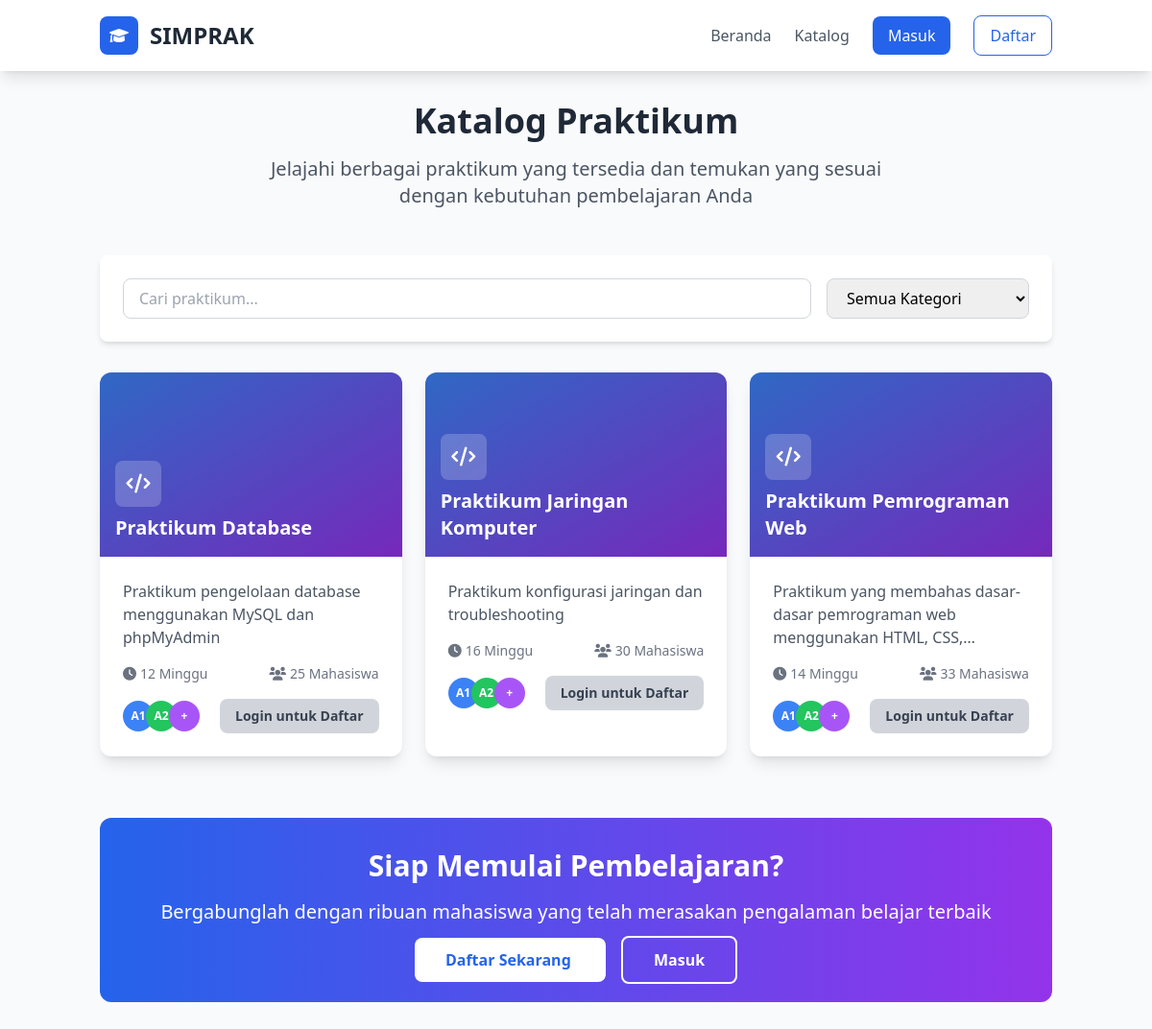
The app's page /katalog_praktikum.php with its own data.
### tables this page shows
CREATE TABLE `praktikum` (
  `id` int(11) NOT NULL,
  `asisten_id` int(11) NOT NULL,
  `nama` varchar(100) NOT NULL,
  `deskripsi` text NOT NULL,
  `durasi` varchar(50) DEFAULT NULL,
  `created_at` timestamp NOT NULL DEFAULT current_timestamp()
);

### katalog_praktikum.php (the view, shortened to what this page needs)
<?php
require_once 'config.php';
include 'index/indexheader.php';
$sql = "SELECT * FROM praktikum ORDER BY nama";
$result = $conn->query($sql);
?>
<div class="min-h-screen bg-gray-50">
    <div class="container mx-auto px-4 py-8">
        <div class="text-center mb-12">
            <h1 class="text-4xl font-bold text-gray-800 mb-4">Katalog Praktikum</h1>
            <p class="text-xl text-gray-600 max-w-2xl mx-auto">Jelajahi berbagai praktikum yang tersedia dan temukan yang sesuai dengan kebutuhan pembelajaran Anda</p>
        </div>
        <div class="mb-8">
            <div class="bg-white rounded-lg shadow-md p-6">
                <div class="flex flex-col md:flex-row gap-4">
                    <div class="flex-1">
                        <input type="text" id="searchInput" placeholder="Cari praktikum..."
                               class="w-full px-4 py-2 border border-gray-300 rounded-lg focus:ring-2 focus:ring-blue-500 focus:border-transparent">
                    </div>
                    <select id="categoryFilter" class="px-4 py-2 border border-gray-300 rounded-lg focus:ring-2 focus:ring-blue-500 focus:border-transparent">
                        <option value="">Semua Kategori</option>
                    </select>
                </div>
            </div>
        </div>
        <?php if ($result->num_rows > 0): ?>
        <div class="grid md:grid-cols-2 lg:grid-cols-3 gap-6" id="praktikumGrid">
            <?php while ($praktikum = $result->fetch_assoc()): ?>
            <div class="bg-white rounded-xl shadow-lg overflow-hidden card-hover praktikum-card"
                 data-name="<?= strtolower(htmlspecialchars($praktikum['nama'])) ?>">
                <div class="h-48 bg-gradient-to-br from-blue-500 to-purple-600 relative">
                    <div class="absolute inset-0 bg-black bg-opacity-20"></div>
                    <div class="absolute bottom-4 left-4 text-white">
                        <div class="w-12 h-12 bg-white bg-opacity-20 rounded-lg flex items-center justify-center mb-2">
                            <i class="fas fa-code text-xl"></i>
                        </div>
                        <h3 class="text-xl font-bold"><?= htmlspecialchars($praktikum['nama']) ?></h3>
                    </div>
                </div>
                <div class="p-6">
                    <p class="text-gray-600 mb-4 line-clamp-3"><?= htmlspecialchars($praktikum['deskripsi'] ?? 'Deskripsi praktikum akan segera tersedia.') ?></p>
                    <div class="flex items-center justify-between mb-4">
                        <div class="flex items-center text-sm text-gray-500">
                            <i class="fas fa-clock mr-1"></i>
                            <span><?= htmlspecialchars($praktikum['durasi'] ?? '8 Minggu') ?></span>
                        </div>
                        <div class="flex items-center text-sm text-gray-500">
                            <i class="fas fa-users mr-1"></i>
                            <span><?= rand(20, 50) ?> Mahasiswa</span>
                        </div>
                    </div>
                    <div class="flex items-center justify-between">
                        <div class="flex -space-x-2">
                            <div class="w-8 h-8 bg-blue-500 rounded-full flex items-center justify-center text-white text-xs font-semibold">A1</div>
                            <div class="w-8 h-8 bg-green-500 rounded-full flex items-center justify-center text-white text-xs font-semibold">A2</div>
                            <div class="w-8 h-8 bg-purple-500 rounded-full flex items-center justify-center text-white text-xs font-semibold">+</div>
                        </div>
                        <?php if (isset($_SESSION['user_id']) && $_SESSION['role'] == 'mahasiswa'): ?>
                        <a href="mahasiswa/daftar_praktikum.php?id=<?= $praktikum['id'] ?>"
                           class="bg-blue-600 text-white px-4 py-2 rounded-lg hover:bg-blue-700 transition-colors text-sm font-semibold">
                            Daftar
                        </a>
                        <?php else: ?>
                        <a href="login.php"
                           class="bg-gray-300 text-gray-700 px-4 py-2 rounded-lg hover:bg-gray-400 transition-colors text-sm font-semibold">
                            Login untuk Daftar
                        </a>
                        <?php endif; ?>
                    </div>
                </div>
            </div>
            <?php endwhile; ?>
        </div>
        <?php endif; ?>
        <div class="mt-16 bg-gradient-to-r from-blue-600 to-purple-600 rounded-xl p-8 text-center text-white">
            <h2 class="text-3xl font-bold mb-4">Siap Memulai Pembelajaran?</h2>
            <p class="text-xl mb-6">Bergabunglah dengan ribuan mahasiswa yang telah merasakan pengalaman belajar terbaik</p>
            <?php if (!isset($_SESSION['user_id'])): ?>
            <div class="space-x-4">
                <a href="register.php" class="bg-white text-blue-600 px-8 py-3 rounded-lg font-semibold hover:bg-gray-100 transition-colors">
                    Daftar Sekarang
                </a>
                <a href="login.php" class="border-2 border-white text-white px-8 py-3 rounded-lg font-semibold hover:bg-white hover:text-blue-600 transition-colors">
                    Masuk
                </a>
            </div>
            <?php else: ?>
            <a href="<?= $_SESSION['role'] ?>/dashboard.php" class="bg-white text-blue-600 px-8 py-3 rounded-lg font-semibold hover:bg-gray-100 transition-colors">
                Ke Dashboard
            </a>
            <?php endif; ?>
        </div>
    </div>
</div>
<?php
include 'index/indexfooter.php';
?>

### index/indexheader.php (style rules this page uses)
.card-hover { transition: all 0.3s ease; }

### records on screen
praktikum: nama "Praktikum Database", deskripsi "Praktikum pengelolaan database menggunakan MySQL dan phpMyAdmin", durasi "12 Minggu"
praktikum: nama "Praktikum Jaringan Komputer", deskripsi "Praktikum konfigurasi jaringan dan troubleshooting", durasi "16 Minggu"
praktikum: nama "Praktikum Pemrograman Web", deskripsi "Praktikum yang membahas dasar-dasar pemrograman web menggunakan HTML,…", durasi "14 Minggu"
